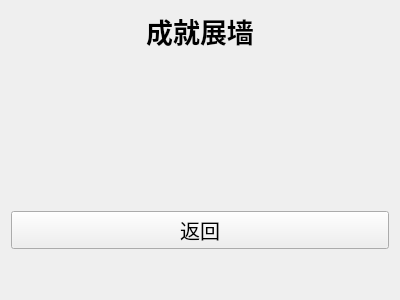
<?xml version="1.0" encoding="UTF-8"?>
<ui version="4.0">
 <class>AchievementPage</class>
 <widget class="QWidget" name="AchievementPage">
  <property name="geometry">
   <rect>
    <x>0</x>
    <y>0</y>
    <width>400</width>
    <height>300</height>
   </rect>
  </property>
  <property name="windowTitle">
   <string>Form</string>
  </property>
  <layout class="QGridLayout" name="gridLayout">
   <item row="0" column="0">
    <layout class="QVBoxLayout" name="verticalLayout" stretch="0,1,0,0">
     <item>
      <widget class="QLabel" name="label">
       <property name="font">
        <font>
         <pointsize>20</pointsize>
         <bold>true</bold>
        </font>
       </property>
       <property name="text">
        <string>成就展墙</string>
       </property>
       <property name="alignment">
        <set>Qt::AlignmentFlag::AlignHCenter|Qt::AlignmentFlag::AlignTop</set>
       </property>
      </widget>
     </item>
     <item>
      <spacer name="verticalSpacer">
       <property name="orientation">
        <enum>Qt::Orientation::Vertical</enum>
       </property>
       <property name="sizeHint" stdset="0">
        <size>
         <width>20</width>
         <height>40</height>
        </size>
       </property>
      </spacer>
     </item>
     <item>
      <widget class="QPushButton" name="btn_back">
       <property name="font">
        <font>
         <pointsize>15</pointsize>
        </font>
       </property>
       <property name="text">
        <string>返回</string>
       </property>
      </widget>
     </item>
     <item>
      <spacer name="verticalSpacer_2">
       <property name="orientation">
        <enum>Qt::Orientation::Vertical</enum>
       </property>
       <property name="sizeHint" stdset="0">
        <size>
         <width>20</width>
         <height>40</height>
        </size>
       </property>
      </spacer>
     </item>
    </layout>
   </item>
  </layout>
 </widget>
 <resources/>
 <connections/>
</ui>
